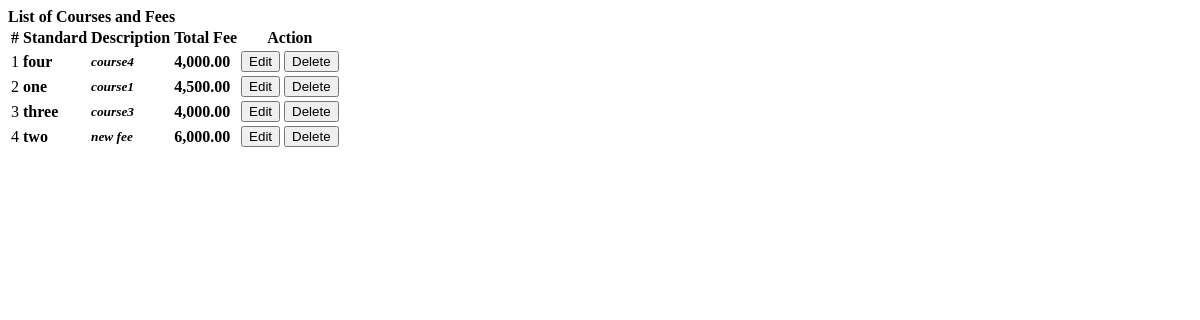
The page /accountant/courses.php on the database its author committed.
### tables this page shows
CREATE TABLE `classes` (
  `class_id` int(11) NOT NULL,
  `standard` varchar(255) NOT NULL,
  `subject_ids` varchar(255) NOT NULL,
  `description` varchar(20) NOT NULL,
  `total_amount` int(50) NOT NULL,
  `date_created` datetime NOT NULL DEFAULT current_timestamp(),
  `active` int(1) NOT NULL DEFAULT 1
);

### accountant/courses.php (the view, shortened to what this page needs)
<?php include('../config.php');?>
<div class="container-fluid">
	<div class="col-lg-12">
		<div class="row">
			<div class="col-md-12">
				<div class="card">
					<div class="card-header">
						<b>List of Courses and Fees</b>
					</div>
					<div class="card-body">
						<table class="table table-condensed table-bordered table-hover">
							<thead>
								<tr>
									<th class="text-center">#</th>
									<th class="">Standard</th>
									<th class="">Description</th>
									<th class="">Total Fee</th>
									<th class="text-center">Action</th>
								</tr>
							</thead>
							<tbody>
								<?php
								$i = 1;
								$course = $conn->query("SELECT * FROM classes  order by standard asc ");
								while($row=$course->fetch_assoc()):
								?>
								<tr>
									<td class="text-center"><?php echo $i++ ?></td>
									<td>
										<p> <b><?php echo $row['standard'] ?></b></p>
									</td>
									<td class="">
										 <p><small><i><b><?php echo $row['description'] ?></i></small></p>
									</td>
									<td class="text-right">
										<p> <b><?php echo number_format($row['total_amount'],2) ?></b></p>
									</td>
									<td class="text-center">
										<button class="btn btn-sm btn-outline-primary edit_course" type="button" data-id="<?php echo $row['class_id'] ?>" >Edit</button>
										<button class="btn btn-sm btn-outline-danger delete_course" type="button" data-id="<?php echo $row['class_id'] ?>">Delete</button>
									</td>
								</tr>
								<?php endwhile; ?>
							</tbody>
						</table>
					</div>
				</div>
			</div>
		</div>
	</div>
</div>

### accountant/courses.php (style rules this page uses)
td { vertical-align: middle !important; }
td p { margin: unset }

### rows shown on the page
classes: standard "four", description "course4", total_amount "4,000.00"
classes: standard "one", description "course1", total_amount "4,500.00"
classes: standard "three", description "course3", total_amount "4,000.00"
classes: standard "two", description "new fee", total_amount "6,000.00"
